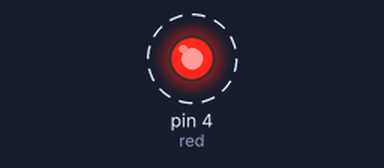
This sketch was run on a simulated Arduino Uno, built with avr-gcc and run on an emulated ATmega328P. Shown: output pins drawn as LEDs (lit = HIGH). Dashed ring = blinking.

Above: at 0.05 s.
Timing chart, 0 to 3.0 s (numbered marks = the images above):
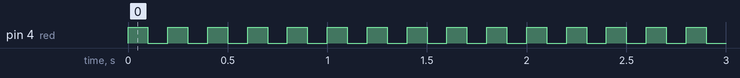

The sketch:

FastBlinkLEDChallenge.ino
```cpp
int red=4;
int delayTime=100;
void setup() {
  pinMode(red,OUTPUT);
}

void loop() {
  digitalWrite(red,HIGH);
  delay(delayTime);
  digitalWrite(red,LOW);
  delay(delayTime);
}
```

Measured:
- by itself, pin 4 (red): alternates HIGH for 0.10 s and LOW for 0.10 s
